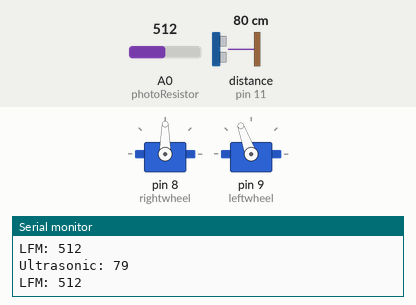
This sketch was run on a simulated Arduino Uno, built with avr-gcc and run on an emulated ATmega328P. Shown: 2 × servo, the last lines printed to the serial monitor. Wiring (inferred from the names in the program): ultrasonic range finder: trigger pin 12; echo pin 11. The test bench sets the inputs (shaded band); at power-on: A0 (photoResistor) = 512, distance to the obstacle (sensor on pin 11) 80 cm. The echo pulse lasts 58.3 µs per cm.

Above: at 1.7 s.
1.8 s: A0 (photoResistor) set to 53
4.8 s: A0 (photoResistor) set to 46
At 5.8 s:
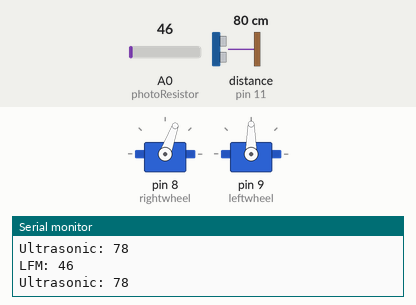
6.3 s: A0 (photoResistor) set to 122
At 7.3 s:
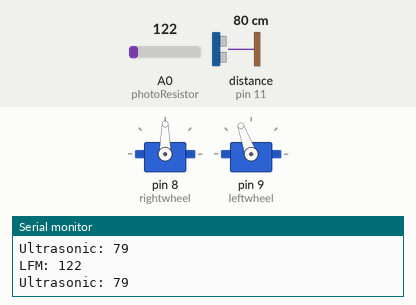
7.8 s: distance to the obstacle (sensor on pin 11) set to 24 cm
9.3 s: distance to the obstacle (sensor on pin 11) set to 19 cm
At 9.7 s:
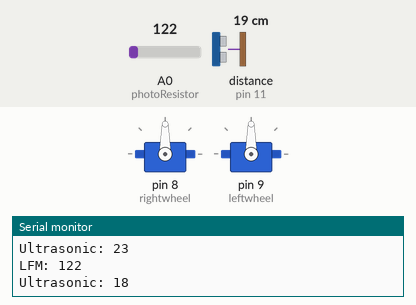
Timing chart, 0 to 11.8 s (numbered marks = the images above; inputs shaded):
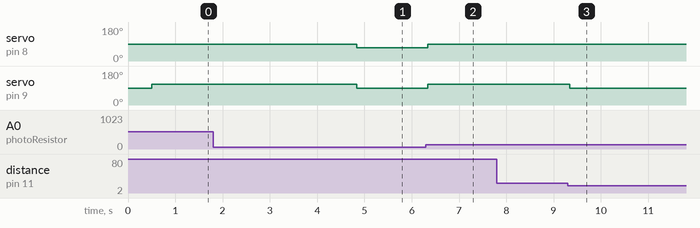

The sketch:

Ultrasonic_line_following.ino
```cpp
// This program drives the robot forward until an object is detected
#include <Servo.h>
Servo rightwheel;
Servo leftwheel;

// define variables
  const int trigPin = 12;
  const int echoPin = 11;
  long duration;
  int distance;

  int photoResistor = A0;

void setup() {
  pinMode(trigPin, OUTPUT); // Sets trigPin as an Output
  pinMode(echoPin, INPUT); // Sets echoPin as an Input
  Serial.begin(9600); // Starts communication to the serial monitor

  rightwheel.attach(8); //attaches the servo to pin 9
  leftwheel.attach(9);

  rightwheel.write(90); //stop motors
  leftwheel.write(90);
  distance = 50; //this allows the program to jump into the while loop the first time
  delay(500); //wait before program begins
  }


int ultrasonicCheck(){
  // Clears the trigPin
  digitalWrite(trigPin, LOW);
  delayMicroseconds(2);

  // Sets the trigPin on HIGH state for 10 microseconds
  digitalWrite(trigPin, HIGH);
  delayMicroseconds(10);
  digitalWrite(trigPin, LOW);

  // Reads the echoPin, returns the sound wave travel time in microseconds
  duration = pulseIn(echoPin, HIGH);

  distance= duration*0.034/2; // Calculating the distance

  return distance;
}

void loop() {


  while(distance > 20){ //ultrasonic value

  ultrasonicCheck();

  // Prints values to the Serial Monitor
  int sensorValue = analogRead(photoResistor);
  Serial.print("LFM: ");
  Serial.println(sensorValue);
  Serial.print("Ultrasonic: ");
  Serial.println(distance);


    //line following
    if (sensorValue < 50){
      rightwheel.write(70); //turn right
      leftwheel.write(90);
      } else {
      rightwheel.write(90); //turn left
      leftwheel.write(110);
      }

  }

  rightwheel.write(90); //stop motors
  leftwheel.write(90);

}
```

Measured:
- the behaviour switches between 50 and 49 on A0 (photoResistor) (found by bisection; images 0 and 1)
- the behaviour switches between 22 and 21 cm on distance to the obstacle (sensor on pin 11) (found by bisection; images 2 and 3)
- after the input at 4.8 s, servo on pin 8 (rightwheel): 90° → 70° at once; servo on pin 9 (leftwheel): 110° → 90° at once
- after the input at 6.3 s, servo on pin 8 (rightwheel): 70° → 90° at once; servo on pin 9 (leftwheel): 90° → 110° at once
- after the input at 9.3 s, servo on pin 9 (leftwheel): 110° → 90° at once
